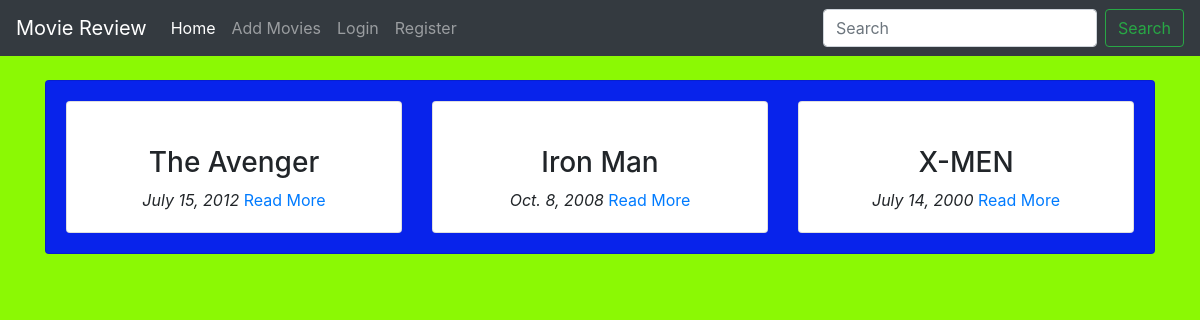
The page / on the database its author committed.
### main/models.py (models this page shows, shortened)
class Movie(models.Model):
    name = models.CharField(max_length=450)
    director = models.CharField(max_length=450)
    cast = models.CharField(max_length=1050)
    description = models.TextField(max_length=5500)
    release_date = models.DateField()
    averagerating = models.FloatField(default=0)
    image = models.URLField(default=None, null=True)

### main/views.py (the view)
# urls.py: path('', views.home, name="home"),
def home(request):
    query = request.GET.get("title")
    allMovies = None
    if query:
        allMovies = Movie.objects.filter(name__icontains=query)
    else:
        allMovies = Movie.objects.all() # select * from movie
    context = {
        "movies": allMovies,
    }
    return render(request, 'main/index.html', context)

### main/templates/main/index.html (shortened to what this page needs)
{% extends 'main/base.html' %}
{% block content %}
<div class="container">
    <br>
    <div class="card" id="backdrop">
        <div class="card-body">
            <div class="row">
                {% for movie in movies %}
                <div class="col-md-4">
                    <div class="card">
                        <div class="card-body">
                            <div class="text-center">
                            <h3 class="text-center">{{ movie.name }}</h3>
                            <i class="text-center">{{ movie.release_date }}</i>
                            <a href="{% url 'main:detail' movie.id %}"> Read More</a>
                            </div>
                        </div>
                    </div>
                </div>
                {% endfor %}
            </div>
        </div>
    </div>
</div>
{% endblock %}

### main/templates/main/base.html (shortened to what this page needs)
<!doctype html>
<html lang="en">
  <head>
    <link rel="stylesheet" href="https://cdn.jsdelivr.net/npm/bootstrap@4.0.0/dist/css/bootstrap.min.css">
    {% load static %}
    <link rel="stylesheet" href="{% static 'css/main.css' %}">
  </head>
  <body>
    <nav class="navbar navbar-expand-lg navbar-dark bg-dark test-white">
        <a class="navbar-brand" href="{% url 'main:home' %}">Movie Review</a>
        <div class="collapse navbar-collapse" id="navbarSupportedContent">
          <ul class="navbar-nav mr-auto">
            <li class="nav-item active">
              <a class="nav-link" href="{% url 'main:home' %}">Home <span class="sr-only">(current)</span></a>
            </li>
            <li class="nav-item">
              <a class="nav-link" href="{% url 'main:add_movies' %}">Add Movies</a>
            </li>
            {% if user.is_authenticated %}
            <li class="nav-item dropdown">
              <a class="nav-link dropdown-toggle" href="#" id="navbarDropdown" role="button" data-toggle="dropdown" aria-haspopup="true" aria-expanded="false">
                {{ user.username }}
              </a>
              <div class="dropdown-menu" aria-labelledby="navbarDropdown">
                <a class="dropdown-item" href="#">My Profile</a>
                <div class="dropdown-divider"></div>
                <a class="dropdown-item" href="{% url 'accounts:logout' %}">Logout</a>
              </div>
            </li>
            {% else %}
            <li class="nav-item">
              <a class="nav-link" href="{% url 'accounts:login' %}">Login</a>
            </li>
            <li class="nav-item">
              <a class="nav-link" href="{% url 'accounts:register' %}">Register</a>
            </li>
            {% endif %}
          </ul>
          <form class="form-inline my-2 my-lg-0" method="GET" action="{% url 'main:home' %}">
            <input class="form-control mr-sm-2" type="search" placeholder="Search" aria-label="Search" name="title">
            <button class="btn btn-outline-success my-2 my-sm-0" type="submit">Search</button>
          </form>
        </div>
      </nav>
    {% block content %}
    {% endblock %}
  </body>
</html>

### main/static/main/main.css (style rules this page uses)
body { background-color: #8bf904; }
#backdrop { background-color: #0823eb; }

### rows shown on the page
Movie: name "The Avenger", release_date "July 15, 2012"
Movie: name "Iron Man", release_date "Oct. 8, 2008"
Movie: name "X-MEN", release_date "July 14, 2000"
